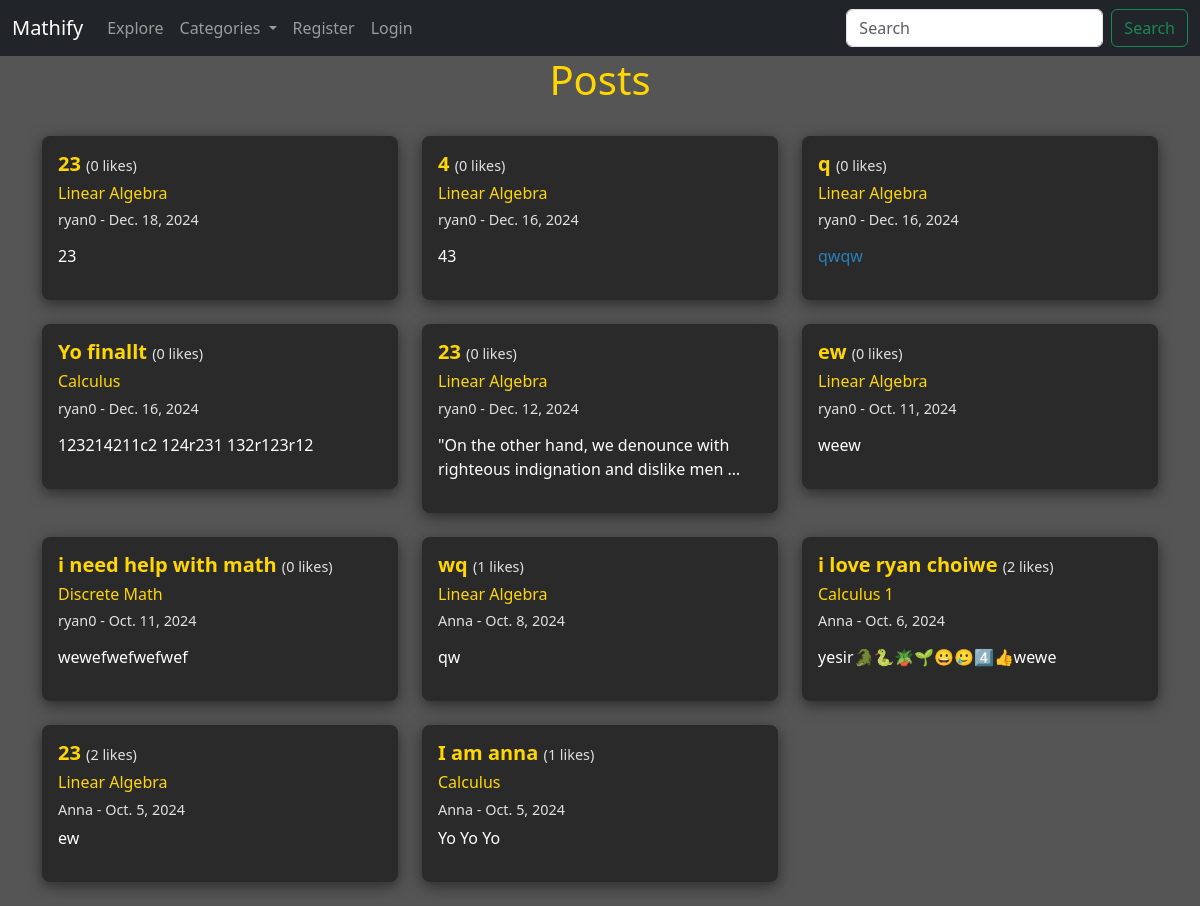
/explore/, run on the app's committed database.
### myApp/models.py (models this page shows, shortened)
class Post(models.Model):
    title = models.CharField(max_length=255)
    header_image = models.ImageField(null=True, blank=True, upload_to="images/")
    author = models.ForeignKey(User, on_delete=models.CASCADE)
    body = RichTextField(blank=True, null=True)
    post_date = models.DateField(auto_now_add=True)
    category = models.CharField(max_length=255, default='uncategorized')
    likes = models.ManyToManyField(User, related_name='blog_post')
    def total_likes(self):
        return self.likes.count()

### myApp/views.py (the view)
# urls.py: path('explore/', BlogView.as_view(), name="blog_view"),
class BlogView(ListView):
    model = Post
    template_name = 'myApp/blog.html'
    ordering = ['-post_date']
    def get_context_data(self, *args, **kwargs):
        cat_menu = Category.objects.all()
        context = super(BlogView, self).get_context_data(*args, **kwargs)
        context["cat_menu"] = cat_menu
        return context

### myApp/models.py (called while the page is built)
    def __str__(self):
        return self.name

### myApp/templates/myApp/blog.html (shortened to what this page needs)
{% extends 'myApp/base.html' %}
{% load static %}
{% block content %}
<link rel="stylesheet" href="{% static 'myApp/css/blog.css' %}">
<h1>Posts</h1>
<div class="row">
    {% for post in object_list %}
    <div class="col-md-4 mb-4">
        <div class="card">
            <div class="card-body">
                <h5 class="card-title">
                    <a href="{% url 'article_details' pk=post.pk %}">{{ post.title }}</a>
                    <span class="card-color"> ({{ post.total_likes }} likes)</span>
                </h5>
                {% if post.category != 'uncategorized' %}
                <h6>
                    <a href="{% url 'category' post.category|slugify %}">{{ post.category }}</a>
                </h6>
                {% endif %}
                <h6 class="card-color">
                    {{ post.author.username }} - {{ post.post_date }}
                </h6>
                <div class="body-text">
                    <p>{{ post.body|safe|truncatewords:12 }}</p>
                </div>
            </div>
        </div>
    </div>
    {% endfor %}
</div>
{% endblock %}

### static/myApp/css/blog.css (style rules this page uses)
:root { --dark-gray: #1a1a1a; --light-gray: #2a2a2a; --yellow: #ffd700; --text-color: #ffffff; }
body { background-color: #565555; }
h1 { text-align: center; margin-bottom: 2rem; color: var(--yellow); }
.card { background-color: var(--light-gray); border: none; border-radius: 8px; transition: transform 0.3s ease, box-shadow 0.3s ease; box-shadow: 0 4px 15px rgba(0,0,0,0.5); }
.card-title a { text-decoration: none; color: var(--yellow); font-weight: bold; }
.card-color { color: #e0e0e0; font-size: 0.9rem; }
.body-text { color: var(--text-color) }
h6 a { text-decoration: none; color: var(--yellow); }

### data on the page
Post: title "23", total_likes "0", category "Linear Algebra", author.username "ryan0", post_date "Dec. 18, 2024", body "23"
Post: title "4", total_likes "0", category "Linear Algebra", author.username "ryan0", post_date "Dec. 16, 2024", body "43"
Post: title "q", total_likes "0", category "Linear Algebra", author.username "ryan0", post_date "Dec. 16, 2024", body "qwqw"
Post: title "Yo finallt", total_likes "0", category "Calculus", author.username "ryan0", post_date "Dec. 16, 2024", body "123214211c2 124r231 132r123r12"
Post: title "23", total_likes "0", category "Linear Algebra", author.username "ryan0", post_date "Dec. 12, 2024", body "\"On the other hand, we denounce with righteous indignation and dislike men …"
Post: title "ew", total_likes "0", category "Linear Algebra", author.username "ryan0", post_date "Oct. 11, 2024", body "weew"
Post: title "i need help with math", total_likes "0", category "Discrete Math", author.username "ryan0", post_date "Oct. 11, 2024", body "wewefwefwefwef"
Post: title "wq", total_likes "1", category "Linear Algebra", author.username "Anna", post_date "Oct. 8, 2024", body "qw"
Post: title "i love ryan choiwe", total_likes "2", category "Calculus 1", author.username "Anna", post_date "Oct. 6, 2024", body "yesir🐊🐍🪴🌱😀🥲4️⃣👍wewe"
Post: title "23", total_likes "2", category "Linear Algebra", author.username "Anna", post_date "Oct. 5, 2024", body "ew"
Post: title "I am anna", total_likes "1", category "Calculus", author.username "Anna", post_date "Oct. 5, 2024", body "Yo Yo Yo"
